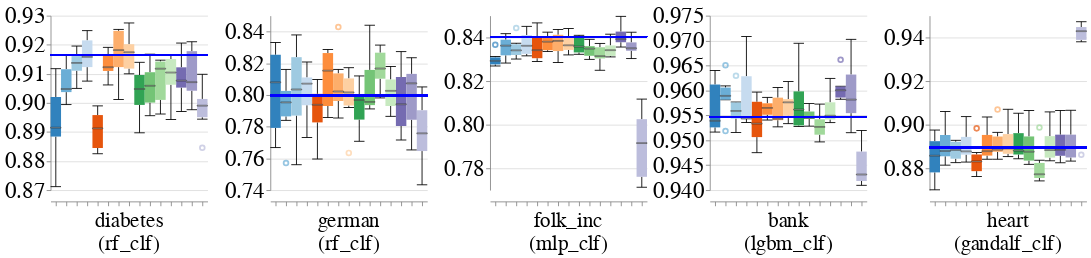

Notebook source saved alongside this figure:
### Code cell
create_bar_charts_for_diff_imputers_and_datasets(train_injection_scenario='mixed_exp',
                                                test_injection_scenario='MCAR1 & MAR1 & MNAR1',
                                                metric_name='label_stability',
                                                 # ylim=[0.7, 1.0],
                                                db_client=db_client)

### Figure 1 — Vega-Lite specification as saved in the notebook (floating-point values rounded to 4 significant figures; data arrays with more than 128 entries replaced by an {"elided": "..."} marker saying what was removed)
{"config": {"view": {"continuousWidth": 400, "continuousHeight": 300, "stroke": null}, "axis": {"labelFontSize": 26, "labelFontWeight": "normal", "titleFontSize": 28, "titleFontWeight": "normal"}, "facet": {"spacing": 5}, "header": {"labelFontSize": 24, "labelOrient": "bottom", "labelPadding": 5, "titleFontSize": 28}, "legend": {"columns": 4, "direction": "horizontal", "labelFontSize": 28, "labelLimit": 400, "orient": "top", "symbolOffset": 50, "symbolStrokeWidth": 10, "titleAnchor": "middle", "titleFontSize": 30, "titleLimit": 300}, "title": {"fontSize": 28}}, "data": {"name": "data-ba6b3cc8468bb2c345e305e415a977e9"}, "facet": {"column": {"field": "Dataset_Name_With_Model_Name", "sort": {"field": "Dataset_Sequence_Number", "order": "ascending"}, "title": null, "type": "nominal"}}, "spec": {"layer": [{"mark": {"type": "boxplot", "median": {"stroke": "black", "strokeWidth": 0.7}, "size": 12, "ticks": true}, "encoding": {"color": {"field": "Null_Imputer_Name", "legend": null, "scale": {"scheme": "category20c"}, "sort": ["deletion", "median-mode", "median-dummy", "miss_forest", "k_means_clustering", "datawig", "automl", "nomi", "tdm", "edit_gain", "gain", "hivae", "notmiwae", "mnar_pvae"], "title": null, "type": "nominal"}, "x": {"axis": {"labels": false}, "field": "Null_Imputer_Name", "sort": ["deletion", "median-mode", "median-dummy", "miss_forest", "k_means_clustering", "datawig", "automl", "nomi", "tdm", "edit_gain", "gain", "hivae", "notmiwae", "mnar_pvae"], "title": null, "type": "nominal"}, "y": {"field": "Metric_Value", "scale": {"zero": false}, "title": null, "type": "quantitative"}}}, {"mark": "rule", "encoding": {"color": {"value": "blue"}, "size": {"value": 2}, "y": {"field": "Baseline_Median", "type": "quantitative"}}}], "height": 200, "width": 180}, "resolve": {"scale": {"y": "independent"}}, "$schema": "https://vega.github.io/schema/vega-lite/v4.17.0.json", "datasets": {"data-ba6b3cc8468bb2c345e305e415a977e9": {"elided": "450 records"}}}
